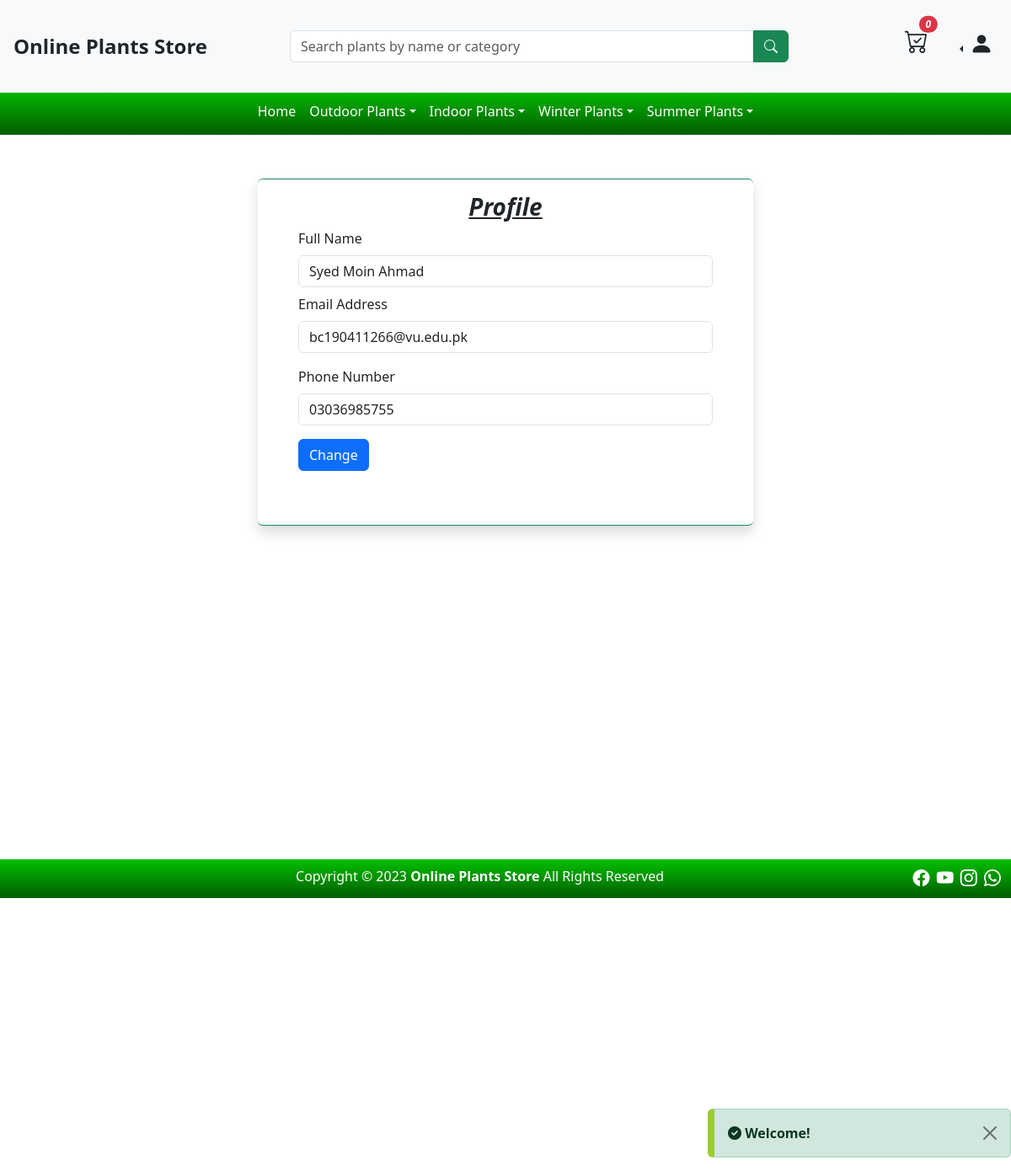
Screenshot of /profile.php (signed in) with the database file from the repository.
### tables this page shows
CREATE TABLE `setting` (
  `setting_id` int(11) NOT NULL,
  `web_logo` text DEFAULT NULL,
  `web_name` varchar(255) DEFAULT NULL,
  `car_1_img` text DEFAULT NULL,
  `car_1_heading` varchar(255) DEFAULT NULL,
  `car_1_text` varchar(300) DEFAULT NULL,
  `car_2_img` text DEFAULT NULL,
  `car_2_heading` varchar(255) DEFAULT NULL,
  `car_2_text` varchar(300) DEFAULT NULL,
  `car_3_img` text DEFAULT NULL,
  `car_3_heading` varchar(255) DEFAULT NULL,
  `car_3_text` varchar(300) DEFAULT NULL,
  `sEmail` varchar(255) DEFAULT NULL,
  `app_pass` varchar(255) DEFAULT NULL,
  `fb_link` text DEFAULT 'https://www.facebook.com/',
  `insta_link` text DEFAULT 'https://www.instagram.com/',
  `you_link` text DEFAULT 'https://www.Youtube.com/',
  `whatsapp` text DEFAULT 'https://web.whatsapp.com/'
);

CREATE TABLE `sub_category` (
  `sub_cate_id` int(11) NOT NULL,
  `sub_cate_name` varchar(255) NOT NULL,
  `cate_id` int(11) NOT NULL,
  `created_at` date NOT NULL DEFAULT current_timestamp()
);

CREATE TABLE `users` (
  `user_id` int(11) NOT NULL,
  `user_name` varchar(255) NOT NULL,
  `user_email` varchar(255) NOT NULL,
  `user_number` varchar(255) NOT NULL,
  `user_add` text NOT NULL,
  `user_password` varchar(255) NOT NULL,
  `role_as` varchar(30) NOT NULL,
  `created_at` timestamp NOT NULL DEFAULT current_timestamp()
);

### profile.php (the view, shortened to what this page needs)
<?php
include('./Components/header.php')
?>
<div class="container-fluid mt-1 d-flex justify-content-center login">
    <form action="" method="post" class="col-sm-12 col-md-8 col-lg-6 shadow p-5 pt-3 mt-5 m-3 rounded border-bottom border-top border-success">
        <h3 class="text-center"><u><i><strong>Profile</strong></i></u></h3>
        <?php
            if(isset($_SESSION['user_id'])){
                $user_id = $_SESSION['user_id'];
                $query = "SELECT * FROM users WHERE user_id = '$user_id'";
                $result = mysqli_query($conn,$query);
                if(mysqli_num_rows($result)>0){
                    $row = mysqli_fetch_assoc($result);
                }
            }
        ?>
        <div class="mb-2 mt-1">
            <label for="user_name" class="form-label">Full Name</label>
            <input type="text" name="user_name" id="user_name" class="form-control" placeholder="Enter Your Name" value="<?php if(isset($row['user_name'])){ echo $row['user_name'];}?>">
        </div>
        <div class="mb-3">
            <label for="user_email" class="form-label">Email Address</label>
            <input type="email" name="user_email" id="user_email" class="form-control" placeholder="Enter Your Email" value="<?php if(isset($row['user_email'])){ echo $row['user_email'];}?>">
        </div>
        <div class="mb-3">
            <label for="user_number" class="form-label">Phone Number</label>
            <input type="text" name="user_number" id="user_number" class="form-control" placeholder="Enter Phone Number" value="<?php if(isset($row['user_number'])){ echo $row['user_number'];}?>">
        </div>
        <div class="mb-3">
            <input type="submit" name="profileBtn" value="Change" class="btn btn-primary">
        </div>
    </form>
</div>
<?php
include('./Components/footer.php')
?>

### Components/header.php (shortened to what this page needs)
<!doctype html>
<html lang="en">
<head>
    <link href="https://cdnjs.cloudflare.com/ajax/libs/font-awesome/6.0.0/css/all.min.css" rel="stylesheet" />
    <link rel="stylesheet" href="https://cdn.jsdelivr.net/npm/bootstrap-icons@1.10.2/font/bootstrap-icons.css">
    <link href="https://cdn.jsdelivr.net/npm/bootstrap@5.3.0-alpha1/dist/css/bootstrap.min.css" rel="stylesheet">
    <link rel="stylesheet" href="./Assets/css/style.css">
</head>
<body>
    <header>
        <div class="topHeader d-flex justify-content-between align-items-center bg-light fixed-top" style="background-color: white;height:110px;">
            <?php
                include('./dbConnection.php');
                $query = "SELECT * FROM setting";
                $result = mysqli_query($conn,$query);
                if(mysqli_num_rows($result) > 0){
                    $row = mysqli_fetch_assoc($result);
                    if(isset($row['web_name']) && $row['web_name'] != null && $row['web_logo'] == null){
                        echo "<div class='ms-2'><strong style ='font-size:1.5rem;'>".$row['web_name']." </strong></div>";
                    }
                    elseif($row['web_logo'] == null && $row['web_name'] == null){
                        echo '<div class="ms-2" style="font-size: 1.2rem;"><strong>Website Name</strong></div>';
                    }
                }
                else{
                    echo '<div class="ms-2" style="font-size: 1.2rem;"><strong>Website Name</strong></div>';
                }
            ?>
            <div class="search-bar w-50">
                <form action="search_query.php" method="get" class="d-flex">
                    <input type="text" class="form-control" name="q" placeholder="Search plants by name or category"
                    value="<?php if(isset($_GET['q'])){ echo $_GET['q'];} ?>" style="border-top-right-radius: 0px;border-bottom-right-radius: 0px;">
                    <button type="submit" class="btn btn-success" style="border-top-left-radius: 0px;border-bottom-left-radius: 0px;"><i class="bi bi-search"></i></button>
                </form>
            </div>
            <div class="top-right mt-2">
                <ul class="d-flex ">
                    <?php
                    if (isset($_SESSION['user_login'])) {
                    ?>
                        <li class="me-3 mt-1" type="button" data-bs-toggle="offcanvas" data-bs-target="#offcanvasRight" aria-controls="offcanvasRight">
                            <span class="text-dark">
                                <i class="bi bi-cart-check fs-3 position-relative">
                                    <span class=" position-absolute top-0 start-100 translate-middle badge rounded-pill bg-danger" style="font-size: 12px;">
                                        <?php
                                            include('./dbConnection.php');
                                            $query = "SELECT * FROM add_to_cart WHERE user_id = '{$_SESSION['user_id']}'";
                                            $result = mysqli_query($conn,$query);
                                            if(mysqli_num_rows($result) > 0){
                                                echo mysqli_num_rows($result);
                                            }
                                            else{
                                                echo 0;
                                            }
                                        ?>
                                    </span>
                                </i>
                            </span>
                        </li>
                        <div class="btn-group dropstart ms-2" style="outline: none;">
                            <button type="button" class="btn dropdown-toggle" data-bs-toggle="dropdown" aria-expanded="false" >
                                <i class="bi bi-person-fill fs-3" ></i>
                            </button>
                        </div>
                    <?php
                    }
                    ?>
                </ul>
            </div>
        </div>
        <nav class=" navbar navbar-expand-lg header-2" style="margin-top:104px;background:linear-gradient(#04BF00,#015D00)">
            <div class="container-fluid">
                <div class="collapse navbar-collapse" id="navbarNav">
                    <ul class="navbar-nav d-flex justify-content-center w-100 p-2">
                        <li class="nav-item">
                            <a class="nav-link text-white" href="./index.php">Home</a>
                        </li>
                        <?php
                        include('./dbConnection.php');
                        $query = "SELECT * FROM category LEFT JOIN sub_category ON category.cate_id = sub_category.cate_id";
                        $result = mysqli_query($conn, $query);
                        $categories = array();
                        if (mysqli_num_rows($result) > 0) {
                            while ($rows = mysqli_fetch_assoc($result)) {
                                $categoryName = $rows['cate_name'];
                                $subCategoryName = $rows['sub_cate_name'];
                                $categories[$categoryName][] = $subCategoryName;
                            }
                            foreach ($categories as $category => $subCategory) {
                                echo '<li class="nav-item dropdown">';
                                echo '<span class="nav-link dropdown-toggle text-white">' . $category . '</span>';
                                for ($i = 0; $i < count($subCategory); $i++) {
                                    if ($subCategory[$i]) {
                                        echo '</li>';
                                    }
                                    else
                                    {
                                        echo '</li>';
                                    }
                                }
                            }
                        ?>
                        <?php
                            echo '</ul>';
                        }
                        ?>
                </div>
            </div>
        </nav>
    </header>

### Components/footer.php (shortened to what this page needs)
<footer class="container-fluid text-white " style="background:linear-gradient(#04BF00,#015D00);margin-top:380px;">
    <div class="row pt-2 pb-2">
        <div class="col-8 text-end">
            <?php
                $query = "SELECT * FROM setting";
                $result = mysqli_query($conn,$query);
                if(mysqli_num_rows($result) > 0){
                    $row = mysqli_fetch_assoc($result);
                    if(isset($row['web_name']) && $row['web_name'] != null){
                        echo "Copyright © 2023 <strong>".$row['web_name']."</strong> All Rights Reserved ";
                    }
                    else{
                        echo "Copyright © 2023 Website All Rights Reserved ";
                    }
                }else{
                    echo "Copyright © 2023 Website All Rights Reserved ";
                }
            ?>
        </div>
        <div class="col-4 text-end ">
        <?php
            $query = "SELECT * FROM setting";
            $result = mysqli_query($conn,$query);
            if($result){
                $links = mysqli_fetch_assoc($result);
            }
        ?>
            <a href="<?php if(isset($links['fb_link'])){ echo $links['fb_link'];}?>" class="text-white ms-1" target="_blank"><i class="bi bi-facebook fs-5"></i></a>
            <a href="<?php if(isset($links['insta_link'])){ echo $links['insta_link'];}?>" class="text-white ms-1" target="_blank"><i class="bi bi-youtube fs-5"></i></a>
            <a href="<?php if(isset($links['you_link'])){ echo $links['you_link'];}?>" class="text-white ms-1" target="_blank"><i class="bi bi-instagram fs-5"></i></a>
            <a href="<?php if(isset($links['whatsapp'])){ echo $links['whatsapp'];}?>" class="text-white ms-1" target="_blank"><i class="bi bi-whatsapp fs-5"></i></a>
        </div>
    </div>
</footer>
<?php
    include('./Admin/MainInclude/alert_messages.php');
?>
</body>
</html>

### Assets/css/style.css (style rules this page uses)
* { margin: 0px; padding: 0px; box-sizing: border-box; }
body { scroll-behavior: smooth; }
.topHeader { padding: 8px; }
.top-right ul li { list-style-type: none; margin-left: 8px; }
.navbar { padding: 0px !important; }

### rows the page displays
setting: web_name "Online Plants Store"
sub_category: category "Outdoor Plants"
sub_category: category "Indoor Plants"
users: user_name "Syed Moin Ahmad", user_email "bc190411266@vu.edu.pk", user_number "03036985755"

### other values shown
$category "Winter Plants"
$category "Summer Plants"
$_SESSION['status_success'] "Welcome!"
